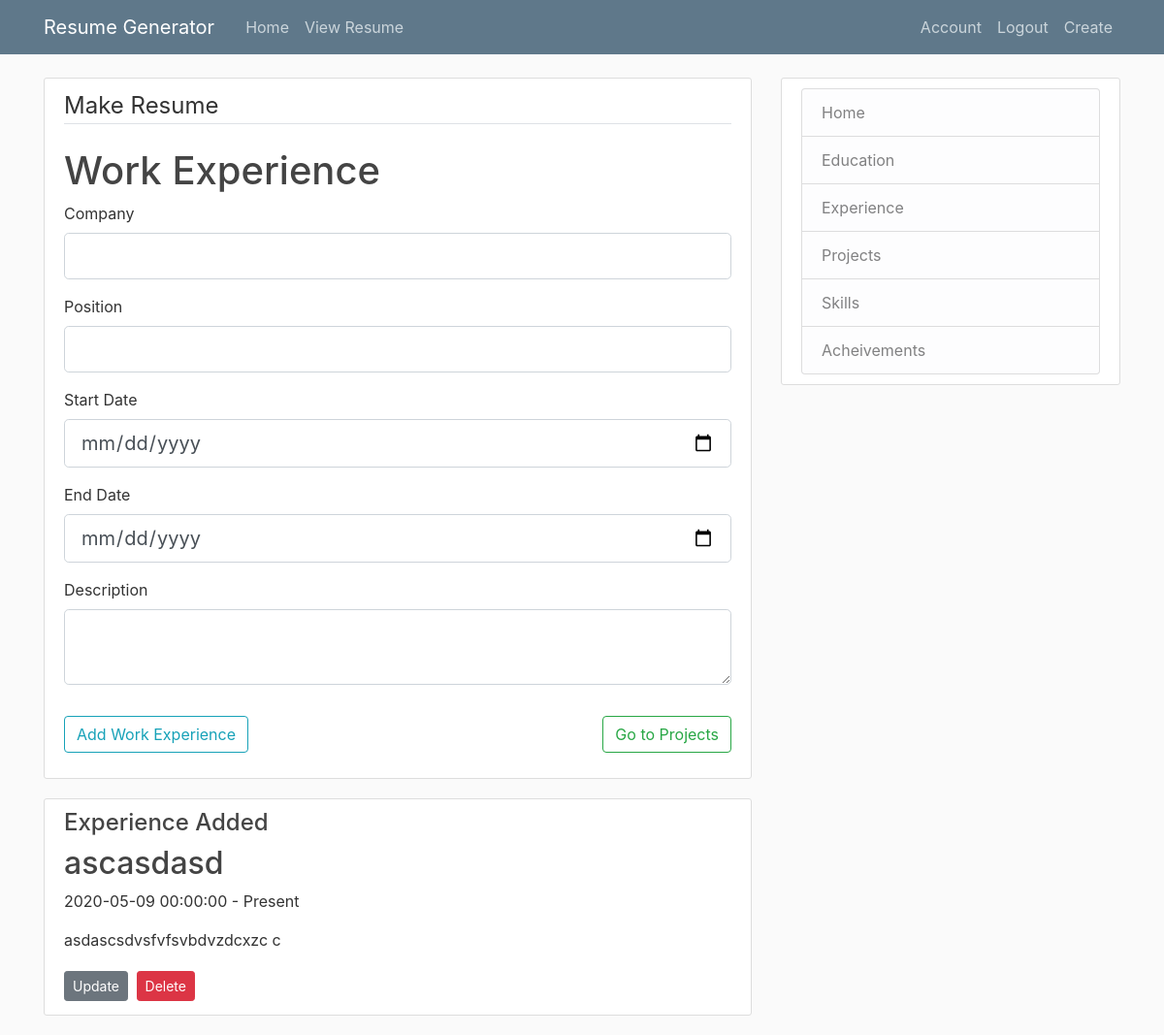
/resume/new/experience (signed in), run on an earlier commit of the app's database.
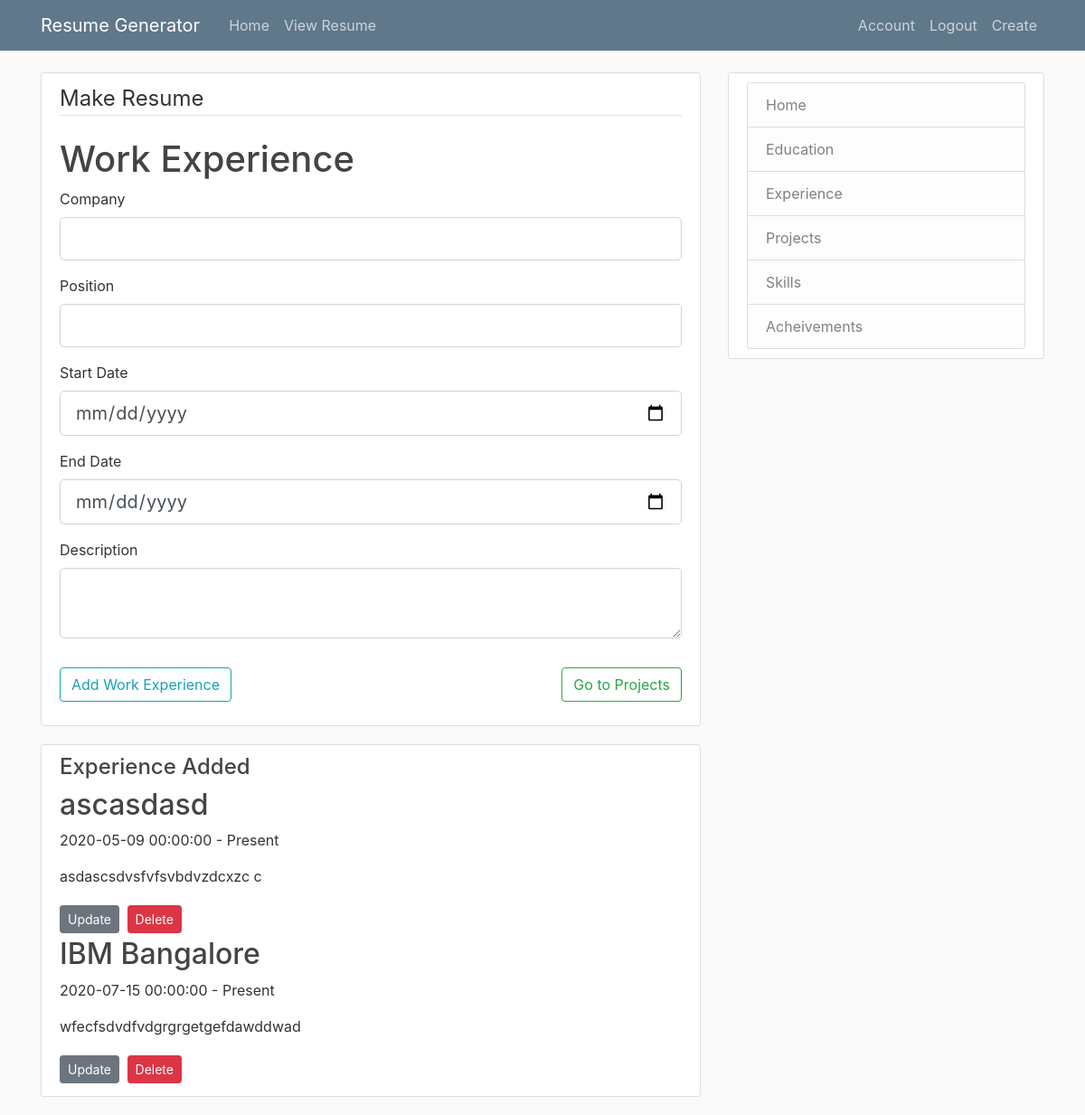
And on a later commit of the database.
### resume/models.py (models this page shows, shortened)
class experience(db.Model):
    id = db.Column(db.Integer, primary_key=True)
    company = db.Column(db.String(100),nullable=False)
    position = db.Column(db.String(100),nullable=False)
    startexp = db.Column(db.DateTime,nullable=False,default=datetime.today())
    endexp = db.Column(db.DateTime,nullable=False,default=datetime.today())
    content = db.Column(db.Text,nullable=False)
    user_id= db.Column(db.Integer,db.ForeignKey('user.id'),nullable=False)

### resume/routes.py (the view)
@app.route("/resume/new/experience",methods=['GET','POST'])
@login_required
def  postexperience():
    form = userexp()
    expadded = experience.query.filter_by(exp=current_user).all()
    if form.validate_on_submit():
        exp = experience(company=form.company.data,position=form.position.data,startexp=form.startexp.data,endexp=form.endexp.data,content=form.content.data,exp=current_user)
        db.session.add(exp)
        db.session.commit()
        return redirect(url_for("postexperience"))
    return render_template("experience.html",title="Experience",form=form,expadded=expadded)

### resume/forms.py
class userexp(FlaskForm):
    company = StringField("Company",
        validators=[DataRequired(),Length(min=5)])
    position = StringField("Position",
        validators=[DataRequired(),Length(min=5)])
    startexp = DateField('Start Date', format='%Y-%m-%d',
         validators=[DataRequired()])
    endexp  = DateField('End Date', format='%Y-%m-%d',
        validators=[DataRequired()])
    content = TextAreaField("Description",
        validators=[DataRequired(),Length(min=15)])
    submit = SubmitField("Add Work Experience")

### resume/models.py (called while the page is built)
@login_manager.user_loader
def load_user(id):
    return user.query.get(int(id))

### resume/templates/experience.html (shortened to what the changed rows need)
{%  extends "layout.html" %}
{% block content %}
<div class="content-section">
    <form method="POST" action="">
        <fieldset class="form-group" id="cloneunder">
            <h1>Work Experience</h1>
        </fieldset>
</form>
</div>
{% if expadded and title== "Experience" %}
<div class="content-section">
  {%  for experience in expadded %}
  <article>
      <h2 class="article-title">{{ experience.company }}</h2>
      <p class="subDetails">{{ experience.startexp }} - Present</p>
      <p>{{ experience.content }}</p>
  </article>
  <div>
    <a class="btn btn-secondary btn-sm mt-1 mb-1" href="{{ url_for('update_exp', experience_id=experience.id) }}">Update</a>
    <button type="button" class="btn btn-danger btn-sm m-1" data-toggle="modal" data-target="#deleteModal">Delete</button>
  </div>
  {% endfor %}
</div>
{% endif %}
{%  endblock content  %}

What changed in the data, as far as the page shows it:
added experience: company "IBM Bangalore", startexp "2020-07-15 00:00:00", content "wfecfsdvdfvdgrgrgetgefdawddwad"
